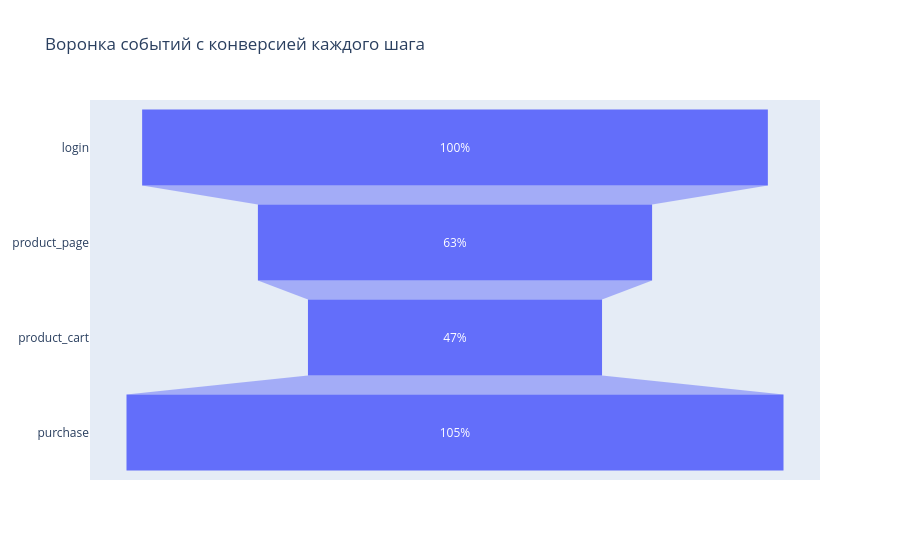

Notebook cell for this chart:
### Code cell
# еще на основе таблицы построим визуализацию: 
fig = go.Figure(go.Funnel(x = user_events['conversion'],
                          y = user_events['event_name'],
                          textinfo = 'percent initial',
                          hoverinfo = 'percent initial'))
fig.update_layout(title='Воронка событий с конверсией каждого шага')
fig.show();

### Figure 1 — Plotly figure (JSON) as saved in the notebook; plotly's stock layout.template omitted (floating-point values rounded to 4 significant figures)
{"data": [{"hoverinfo": "percent initial", "textinfo": "percent initial", "type": "funnel", "x": [100, 63, 47, 105], "y": ["login", "product_page", "product_cart", "purchase"]}], "layout": {"title": {"text": "Воронка событий с конверсией каждого шага"}}}
